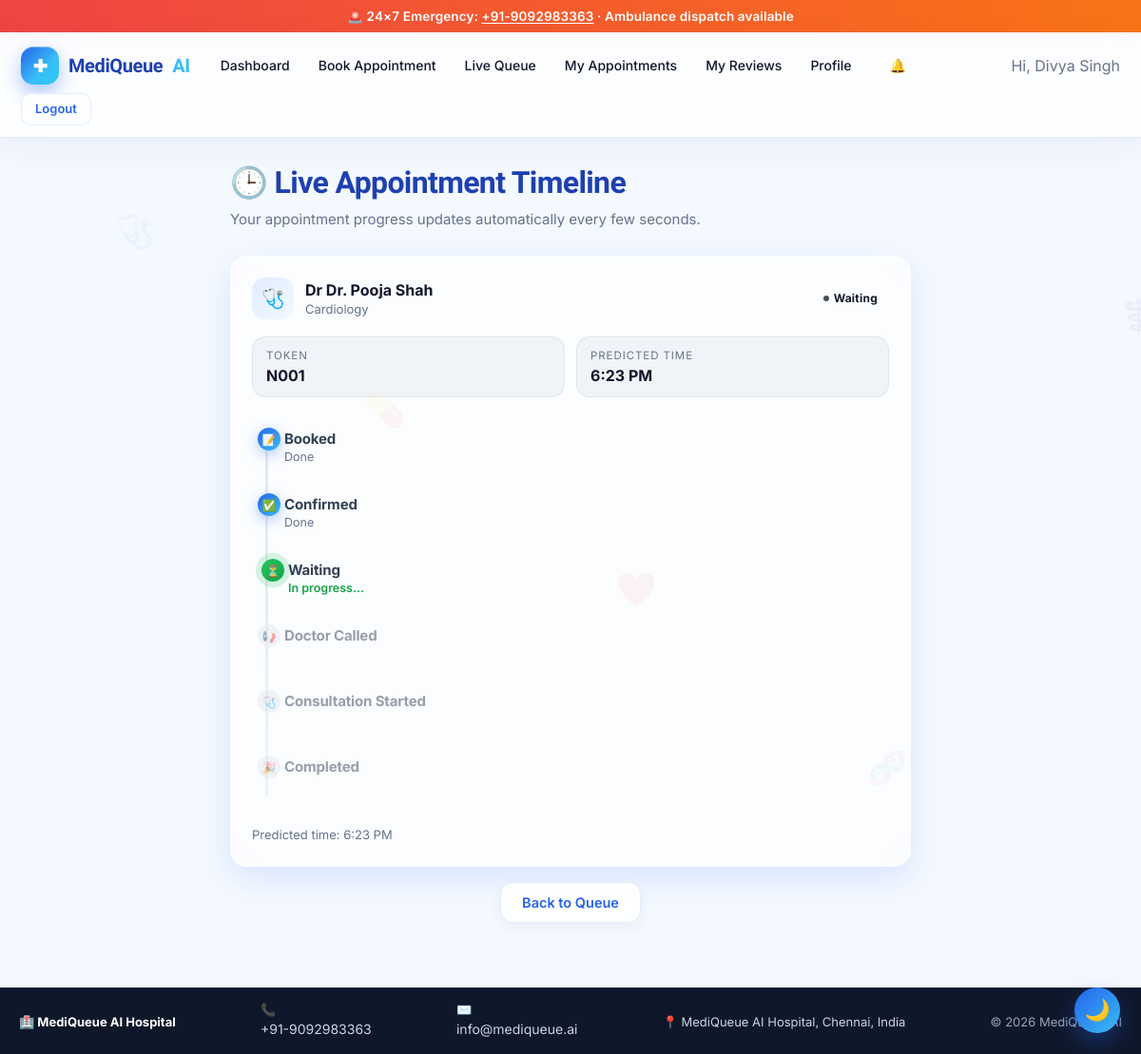
The page /patient/timeline/1 (signed in) on the database as committed earlier.
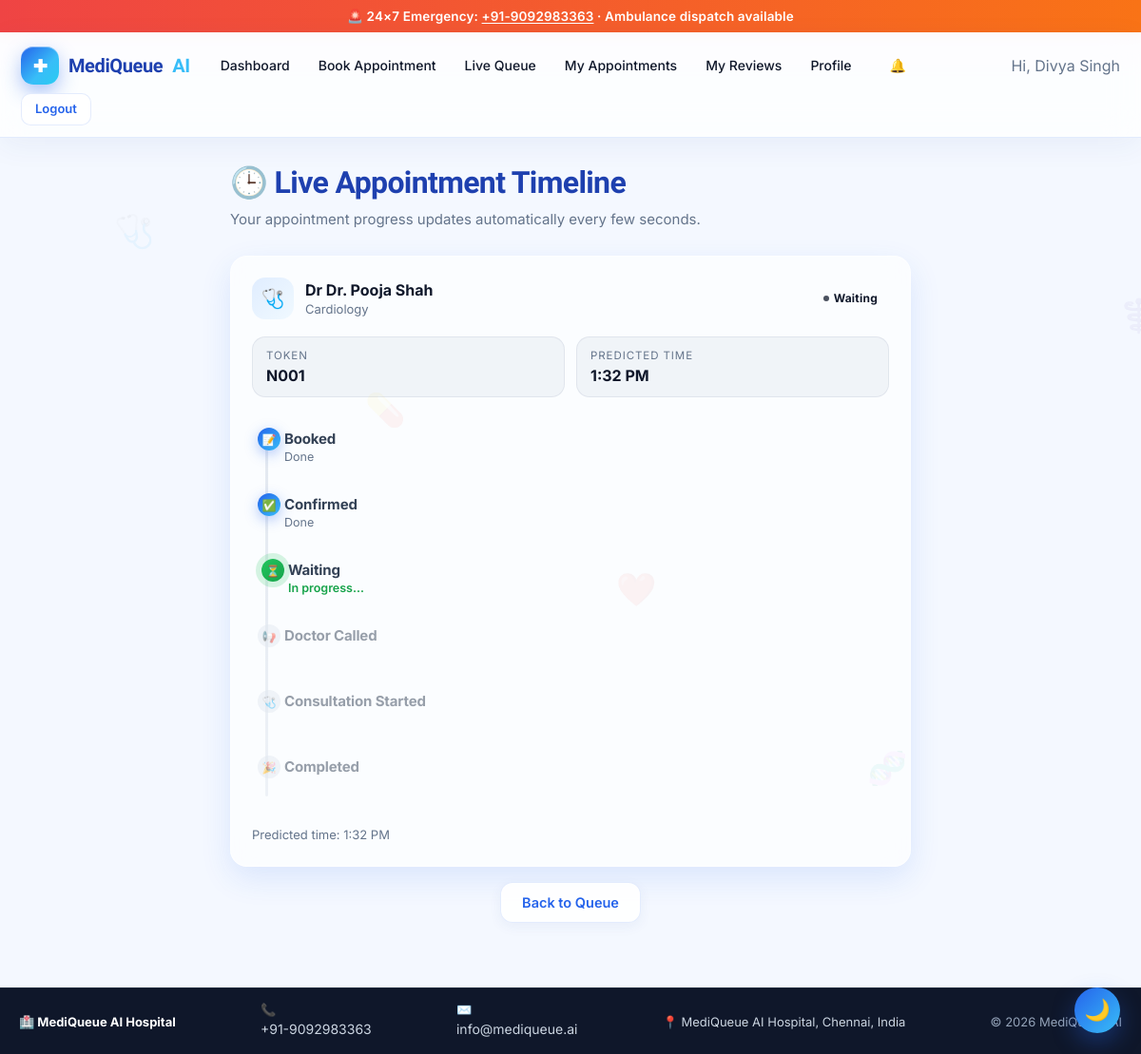
The same page on the database as committed later.
### tables this page shows
CREATE TABLE appointments(
            id INTEGER PRIMARY KEY,
            queue_no TEXT,
            patient_id INTEGER, doctor_id INTEGER,
            department TEXT, reason TEXT, priority TEXT,
            appt_date TEXT, predicted_time TEXT,
            actual_start TEXT, actual_end TEXT,
            status TEXT DEFAULT 'Waiting',
            consult_minutes INTEGER,
            delay_minutes INTEGER DEFAULT 0,
            prescription TEXT, notes TEXT,
            reminder_sent INTEGER DEFAULT 0,
            created_at TEXT, emergency_reason TEXT, emergency_symptoms TEXT, emergency_verified INTEGER DEFAULT 0, verified_by TEXT, verified_at TEXT, emergency_status TEXT, predicted_wait_time INTEGER, delay_reason TEXT, delayed_by TEXT, delayed_at TEXT, patient_responded INTEGER DEFAULT 0, is_reappointment INTEGER DEFAULT 0, cancel_reason TEXT, slot_time TEXT, auto_cancelled INTEGER DEFAULT 0, feedback_submitted INTEGER DEFAULT 0, qr_token TEXT, action_token TEXT, appt_time TEXT, checkin_status TEXT DEFAULT 'Booked', consult_start_time TEXT, consult_end_time TEXT, consult_started_by TEXT, consult_ended_by TEXT, checkin_time TEXT, checked_in_by TEXT, actual_wait_minutes INTEGER,
            FOREIGN KEY(patient_id) REFERENCES patients(id),
            FOREIGN KEY(doctor_id)  REFERENCES doctors(id));

### backend/core/enhancements.py (the view)
    @app.route("/patient/timeline/<int:appt_id>")
    def patient_timeline(appt_id):
        r = _require("patient")
        if r: return r
        a = query("""SELECT a.*, d.name AS dname, d.department AS ddept,
                            p.name AS pname
                     FROM appointments a JOIN doctors d ON d.id=a.doctor_id
                     JOIN patients p ON p.id=a.patient_id
                     WHERE a.id=?""", (appt_id,), one=True)
        if not a or a["patient_id"] != session["uid"]:
            abort(403)
        return render_template("patient_timeline.html", a=a)

### backend/core/enhancements.py (called while the page is built)
def _require(role):
    if session.get("role") != role:
        return redirect(url_for("login"))
    return None

### backend/core/models.py (called while the page is built)
def get_conn():
    conn = sqlite3.connect(Config.DATABASE)
    conn.row_factory = sqlite3.Row
    conn.execute("PRAGMA foreign_keys = ON")
    return conn

def query(sql, params=(), one=False):
    with get_conn() as c:
        cur = c.execute(sql, params)
        rows = cur.fetchall()
        return (rows[0] if rows else None) if one else rows

### backend/core/time_utils.py (called while the page is built)
def to_ampm(value):
    if value is None or value == "":
        return ""
    dt = None
    if isinstance(value, datetime):
        dt = value
    else:
        s = str(value).strip()
        fmts = ("%H:%M", "%H:%M:%S", "%Y-%m-%d %H:%M",
                "%Y-%m-%d %H:%M:%S", "%I:%M %p", "%I:%M%p")
        for f in fmts:
            try:
                dt = datetime.strptime(s, f)
                break
            except Exception:
                pass
        if dt is None:
            try:
                dt = datetime.fromisoformat(s)
            except Exception:
                return s  # give up, return original
    out = dt.strftime("%I:%M %p").lstrip("0")
    if out.startswith(":"):
        out = "12" + out
    return out

### frontend/templates/patient_timeline.html (shortened to what this page needs)
{% extends "base.html" %}
{% block content %}
<div class="container tl-wrap">
  <h1 class="section-title">🕒 Live Appointment Timeline</h1>
  <p class="section-sub">Your appointment progress updates automatically every few seconds.</p>
  <div class="card glass tl-card">
    <div class="tl-head">
      <div class="tl-doc">
        <div class="tl-avatar">🩺</div>
        <div>
          <b>Dr {{ a.dname }}</b>
          <div class="tl-meta">{{ a.ddept }}</div>
        </div>
      </div>
      <span class="pill tl-status" id="tlStatus">{{ a.status }}</span>
    </div>
    <div class="tl-facts">
      <div class="tl-fact"><span>Token</span><b>{{ a.queue_no }}</b></div>
      <div class="tl-fact"><span>Predicted time</span><b>{{ a.predicted_time | ampm }}</b></div>
    </div>
    <div class="timeline" id="timeline"></div>
    <p id="tlNote" class="tl-note"></p>
  </div>
  <div style="text-align:center;margin-top:16px">
    <a class="btn ghost ripple" href="{{ url_for('patient_queue') }}">Back to Queue</a>
  </div>
</div>
{% endblock %}

Rows that differ between the two databases and show on the page:
changed appointments: predicted_time|ampm "6:23 PM" → "1:32 PM"
Other text that changed with them:
text written by a page script: "Predicted time: 6:23 PM" → "Predicted time: 1:32 PM"
